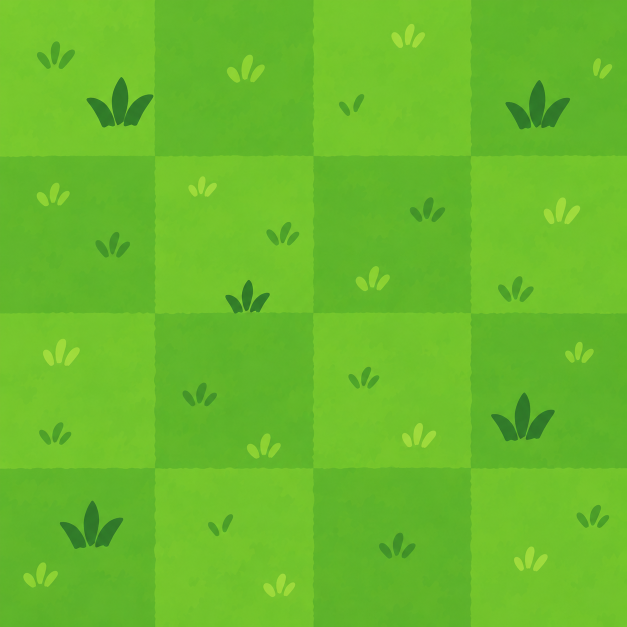
#> input picture assets/source/grass_tiles.png, 1254 x 1254 px (shown at 1/2 size)
$ python build_map.py
#> lines starting #> are read from the running program, lines starting #| are printed output that depends on the picture
"""タイル画像から大きなマップ画像と壁データを生成する。
素材: assets/source/grass_tiles.png(4x4 市松の草原タイル) / assets/source/stone_tile.png(石ブロック1枚)
出力: assets/map.jpg(マップ画像) と src/mapdata.js(壁マスク。# = 壁)
使い方: python3 tools/build_map.py   (要 numpy, Pillow)
1タイル = 3x3セル。TILES_W/TILES_H を変えたら src/config.js の COLS/ROWS (= タイル数*3) も合わせる。
"""
import numpy as np, os, random
from PIL import Image

TILES_W, TILES_H = 40, 26      # 120x78 セル
TILE_PX = 64                    # 出力画像でのタイルの大きさ
CELLS_PER_TILE = 3
SEED = 20260710

root = os.path.join(os.path.dirname(__file__), '..')

# --- 素材から部品を取り出す ---
# 草原: 4x4 に並んだ正方形を1枚ずつ切り出す。明るい/暗いに分け、市松の位置に応じて使い分ける。
#   境目の波打ちは隣(必ず反対の色)とつながるので、ランダムに並べても自然に見える。
grass = Image.open(os.path.join(root, 'assets', 'source', 'grass_tiles.png')).convert('RGB')
#> grass is the input picture: PIL image 1254x1254 RGB; mean R, G, B 105.1, 188.1, 43.5
ga = np.array(grass).astype(int)
GP = grass.width / 4
#> GP = 313.5
SKIP = {(1, 1)}   # 大きな草が下の境目にはみ出しているマス(並べると切れて見えるので使わない)
floors = {0: [], 1: []}
for r in range(4):
    for c in range(4):
        if (r, c) in SKIP: continue
        box = (round(c * GP), round(r * GP), round((c + 1) * GP), round((r + 1) * GP))
        light = ga[box[1]:box[3], box[0]:box[2], 1].mean() > 188
        floors[0 if light else 1].append(grass.crop(box).resize((TILE_PX, TILE_PX), Image.LANCZOS))
# 壁: 白い背景から石ブロックだけを切り出す
stone = Image.open(os.path.join(root, 'assets', 'source', 'stone_tile.png')).convert('RGB')
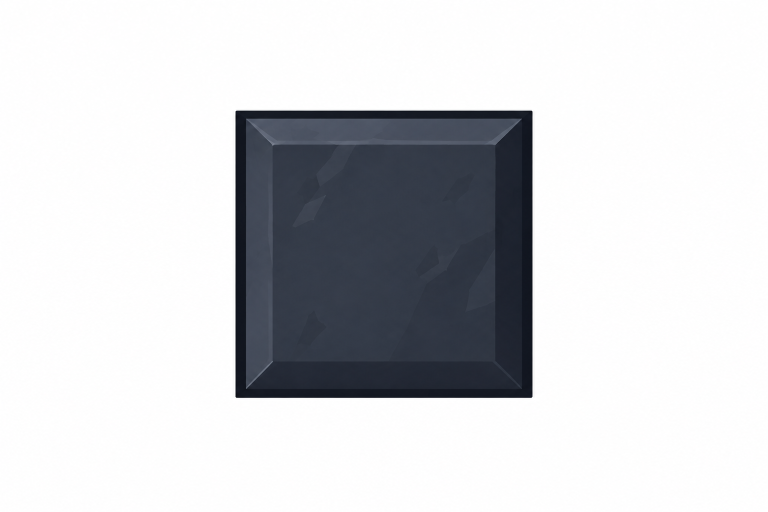
#> input picture assets/source/stone_tile.png, 1536 x 1024 px (shown at 1/2 size)
#> stone is the input picture: PIL image 1536x1024 RGB; mean R, G, B 209.3, 210.5, 213.3
sa = np.array(stone).astype(int)
ys, xs = np.where((255 - sa).max(axis=2) > 40)
wall = stone.crop((xs.min(), ys.min(), xs.max() + 1, ys.max() + 1)).resize((TILE_PX, TILE_PX), Image.LANCZOS)
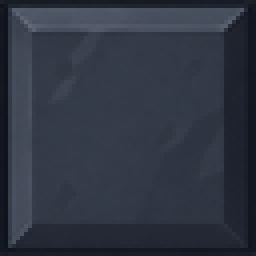
#> wall: PIL image 64x64 RGB (shown 4 times larger); mean R, G, B 47.7, 53.9, 66.4
for k in (0, 1):
    assert floors[k], f'床タイルが不足: {k}'

# --- レイアウト: 外周+障害物 ---
rng = random.Random(SEED)
grid = [['.'] * TILES_W for _ in range(TILES_H)]
for x in range(TILES_W): grid[0][x] = grid[-1][x] = '#'
for y in range(TILES_H): grid[y][0] = grid[y][-1] = '#'
def free(x, y, w, h):   # 周囲1タイルの余白を含めて空いているか
    for yy in range(y - 1, y + h + 1):
        for xx in range(x - 1, x + w + 1):
            if grid[yy][xx] == '#': return False
    return True
placed, tries = 0, 0
while placed < 22 and tries < 5000:
    tries += 1
    w, h = (rng.randint(3, 5), 1) if rng.random() < 0.5 else (1, rng.randint(3, 5))
    x, y = rng.randint(3, TILES_W - 3 - w), rng.randint(3, TILES_H - 3 - h)
    if not free(x, y, w, h): continue
    for yy in range(y, y + h):
        for xx in range(x, x + w): grid[yy][xx] = '#'
    placed += 1

# --- 画像を組み立てる ---
out = Image.new('RGB', (TILES_W * TILE_PX, TILES_H * TILE_PX))
#> out: PIL image 2560x1664 RGB; every value is 0
for y in range(TILES_H):
    for x in range(TILES_W):
        if grid[y][x] == '#': continue
        out.paste(rng.choice(floors[(x + y) % 2]), (x * TILE_PX, y * TILE_PX))  # (x+y)偶数=明るい床
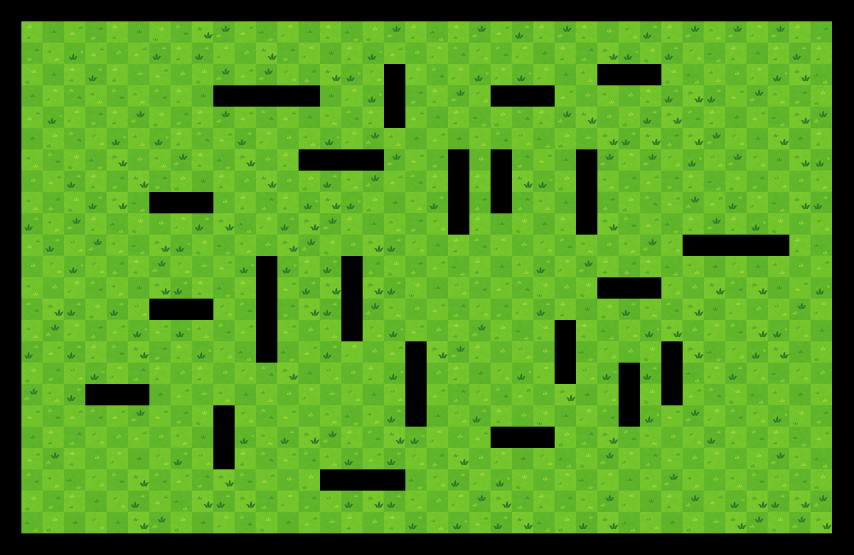
#> out: PIL image 2560x1664 RGB (shown at 1/3 size); mean R, G, B 84.4, 150.9, 34.9
# 壁の影: 光は左上から。壁の下・右の床に影を落として立体感を出す
arr = np.array(out).astype(float)
S = int(TILE_PX * 0.32)
fade = (1 - np.arange(S) / S) ** 1.6 * 0.42
for y in range(TILES_H):
    for x in range(TILES_W):
        if grid[y][x] == '#': continue
        X, Y = x * TILE_PX, y * TILE_PX
        k = np.zeros((TILE_PX, TILE_PX))
        if y > 0 and grid[y - 1][x] == '#': k = np.maximum(k, np.pad(np.repeat(fade[:, None], TILE_PX, 1), ((0, TILE_PX - S), (0, 0))))
        if x > 0 and grid[y][x - 1] == '#': k = np.maximum(k, np.pad(np.repeat(fade[None, :], TILE_PX, 0), ((0, 0), (0, TILE_PX - S))))
        if x > 0 and y > 0 and grid[y - 1][x - 1] == '#':  # 斜め上の壁の角の影
            yy, xx = np.mgrid[0:TILE_PX, 0:TILE_PX]
            d = np.maximum(yy, xx)
            k = np.maximum(k, np.clip(1 - d / S, 0, 1) ** 1.6 * 0.42)
        arr[Y:Y + TILE_PX, X:X + TILE_PX] *= (1 - k)[..., None]
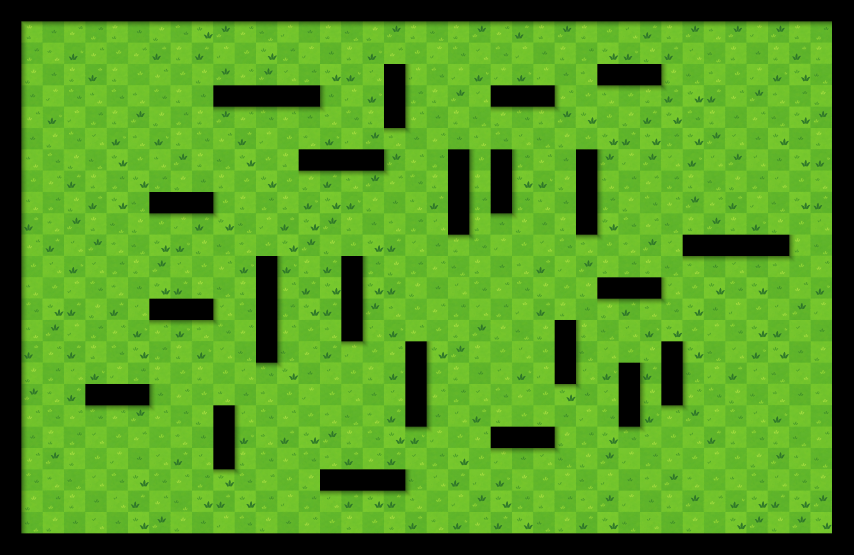
#> arr: shape (1664, 2560, 3) float64 (shown at 1/3 size); mean R, G, B 83.4, 149.3, 34.5
out = Image.fromarray(arr.clip(0, 255).astype(np.uint8))
for y in range(TILES_H):
    for x in range(TILES_W):
        if grid[y][x] == '#': out.paste(wall, (x * TILE_PX, y * TILE_PX))
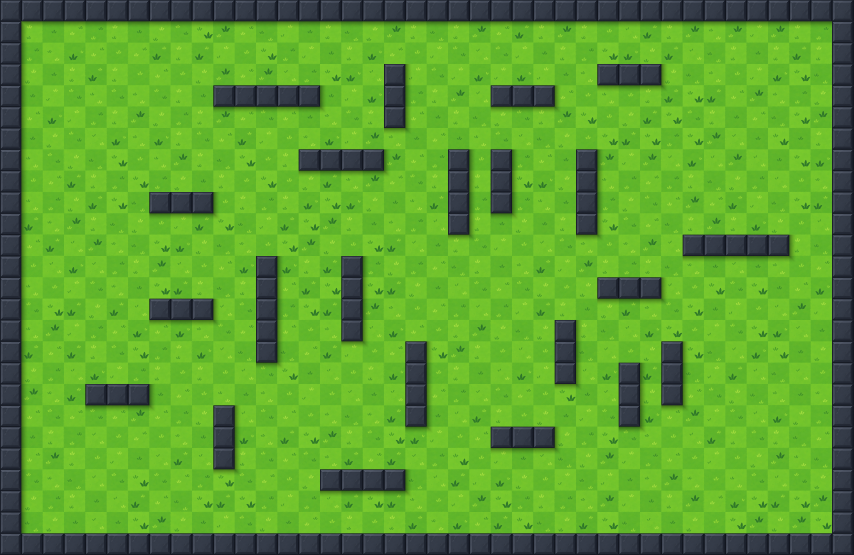
#> out: PIL image 2560x1664 RGB (shown at 1/3 size); mean R, G, B 92.9, 159.9, 47.6
out.save(os.path.join(root, 'assets', 'map.jpg'), quality=90, optimize=True)

# --- 壁データ(1タイル = 3x3セル) ---
rows = []
for y in range(TILES_H):
    line = ''.join(c * CELLS_PER_TILE for c in grid[y])
    rows += [line] * CELLS_PER_TILE
with open(os.path.join(root, 'src', 'mapdata.js'), 'w') as f:
    f.write('// 自動生成: python3 tools/build_map.py  (# = 壁)\n(function (G) {\n  G.MAP_WALLS = [\n' +
            ''.join(f"    '{l}',\n" for l in rows) + '  ];\n})(globalThis.PG = globalThis.PG || {});\n')
print(f'map {out.size}, cells {TILES_W*CELLS_PER_TILE}x{TILES_H*CELLS_PER_TILE}, obstacles {placed}, '
      f'floor tiles light={len(floors[0])} dark={len(floors[1])}')
#| map (2560, 1664), cells 120x78, obstacles 22, floor tiles light=7 dark=8
